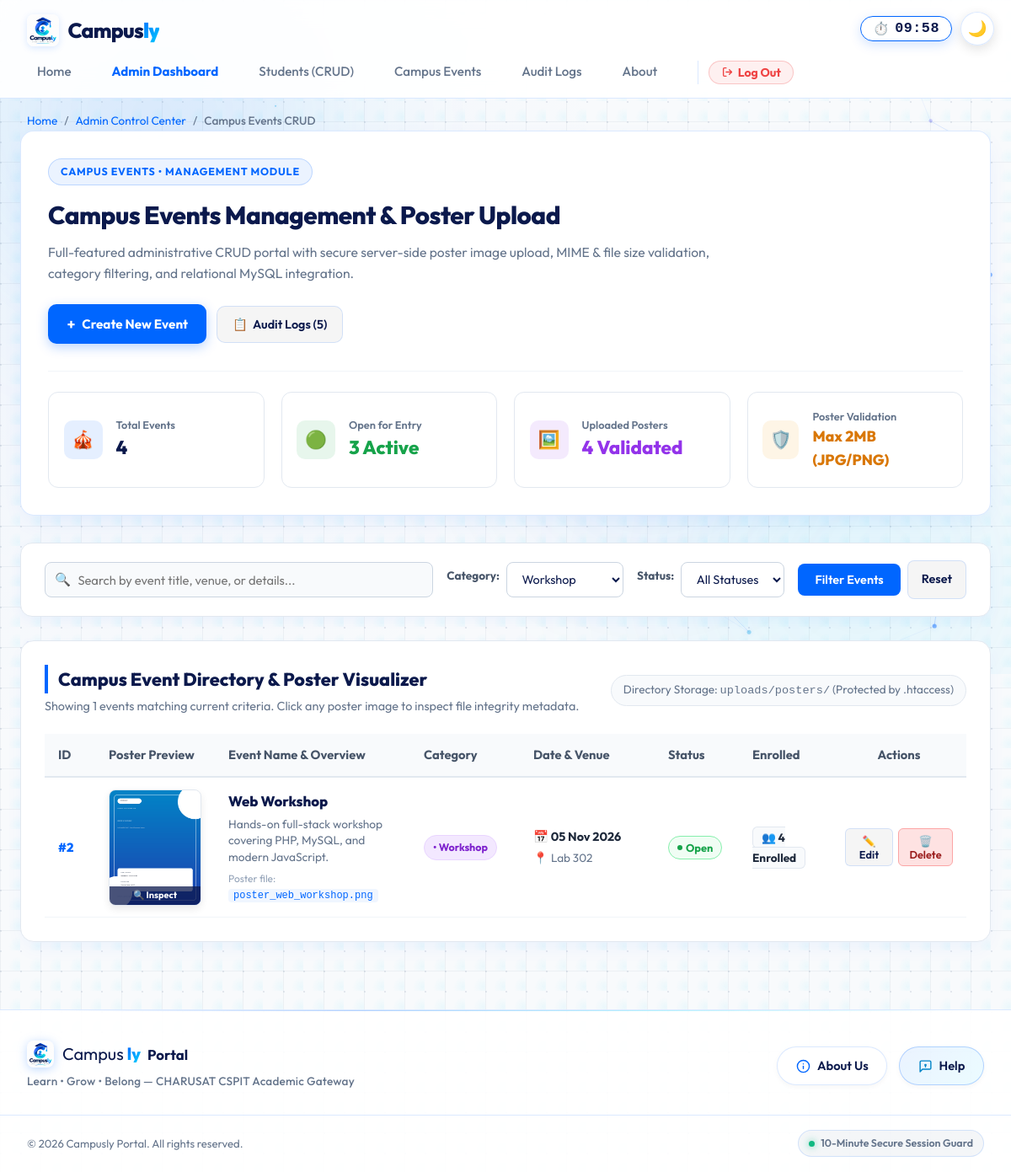
The app's page /events.php?category=Workshop (signed in) with its own data.
### tables this page shows
CREATE TABLE `events` (
  `event_id` int NOT NULL AUTO_INCREMENT,
  `event_name` varchar(100) NOT NULL,
  `venue` varchar(100) NOT NULL,
  `poster` varchar(255) DEFAULT NULL,
  `event_date` date DEFAULT NULL,
  `category` varchar(50) NOT NULL DEFAULT 'Technical',
  `status` enum('Open','Closed') NOT NULL DEFAULT 'Open',
  `description` text,
  `created_at` timestamp NULL DEFAULT CURRENT_TIMESTAMP,
  PRIMARY KEY (`event_id`)
);

### events.php (the view, shortened to what the rows shown need)
<?php
require_once __DIR__ . '/db.php';
$userRole   = $_SESSION['role'] ?? 'student';
$isAdmin    = ($userRole === 'admin');
$filterCategory = trim($_GET['category'] ?? 'ALL');
$sql = "SELECT e.event_id, e.event_name, e.venue, e.poster, e.event_date, e.category, e.status, e.description,
               COUNT(r.reg_id) AS total_registrations
        FROM events e
        LEFT JOIN registrations r ON e.event_id = r.event_id
        WHERE 1=1";
$params = [];
if ($filterCategory !== 'ALL' && !empty($filterCategory)) {
    $sql .= " AND e.category = :category";
    $params[':category'] = $filterCategory;
}
$sql .= " GROUP BY e.event_id, e.event_name, e.venue, e.poster, e.event_date, e.category, e.status, e.description ORDER BY e.event_id DESC";
$stmt = $pdo->prepare($sql);
$stmt->execute($params);
$eventsList = $stmt->fetchAll();
require_once __DIR__ . '/includes/header.php';
?>
  <main id="main-content" style="max-width: 1400px; margin: 0 auto; padding: 0 1.5rem 3rem;">
    <section class="panel" style="padding: 2rem; border-radius: 16px; margin-bottom: 2rem; background: var(--panel-bg); border: 1px solid var(--panel-border); box-shadow: var(--card-shadow);">
      <div style="display: flex; justify-content: space-between; align-items: flex-start; flex-wrap: wrap; gap: 1.5rem;">
        <div>
          <h1 style="margin: 0; font-size: 1.85rem; color: var(--text-main); font-weight: 800;">
            Campus Events Management & Poster Upload
          </h1>
        </div>
      </div>
    </section>
    <section class="panel" style="padding: 1.75rem; border-radius: 16px; background: #ffffff; border: 1px solid #e2e8f0; box-shadow: 0 10px 25px -5px rgba(0, 102, 255, 0.06);">
      <div style="display: flex; justify-content: space-between; align-items: center; margin-bottom: 1.25rem; flex-wrap: wrap; gap: 1rem;">
        <div>
          <h2 style="margin: 0; font-size: 1.35rem; color: #0b194c; font-weight: 800;">
            Campus Event Directory & Poster Visualizer
          </h2>
        </div>
      </div>
      <div style="overflow-x: auto;">
        <table id="events-table" style="width: 100%; border-collapse: collapse; font-size: 0.92rem;">
          <thead>
            <tr style="background: #f8fafc; border-bottom: 2px solid #e2e8f0; text-align: left; color: #475569;">
              <th style="padding: 0.85rem 1rem; width: 60px;">ID</th>
              <th style="padding: 0.85rem 1rem; width: 140px;">Poster Preview</th>
              <th style="padding: 0.85rem 1rem;">Event Name & Overview</th>
              <th style="padding: 0.85rem 1rem; width: 130px;">Category</th>
              <th style="padding: 0.85rem 1rem; width: 160px;">Date & Venue</th>
              <th style="padding: 0.85rem 1rem; width: 100px;">Status</th>
              <th style="padding: 0.85rem 1rem; width: 110px;">Enrolled</th>
              <th style="padding: 0.85rem 1rem; width: 160px; text-align: center;">Actions</th>
            </tr>
          </thead>
          <tbody>
            <?php if (empty($eventsList)): ?>
              <tr>
                <td colspan="8" style="padding: 3rem 1rem; text-align: center; color: #64748b;">
                  <div style="font-size: 2.2rem; margin-bottom: 0.5rem;">🔍</div>
                  <div style="font-size: 1.1rem; font-weight: 700; color: #0b194c;">No events found matching your criteria</div>
                  <div style="margin-top: 0.5rem;">
                    <a href="events.php" class="btn btn-secondary" style="font-size: 0.85rem; padding: 0.4rem 1rem;">Clear Filters</a>
                  </div>
                </td>
              </tr>
            <?php else: ?>
              <?php foreach ($eventsList as $ev):
                $posterSrc = !empty($ev['poster']) && file_exists(__DIR__ . '/' . $ev['poster'])
                    ? htmlspecialchars($ev['poster'])
                    : 'images/campusly-logo.png';
                $evDateFormatted = !empty($ev['event_date']) ? date('d M Y', strtotime($ev['event_date'])) : 'TBA';
              ?>
                <tr class="event-data-row" style="border-bottom: 1px solid #f1f5f9; transition: background 0.15s ease;" onmouseover="this.style.background='#f8fafc'" onmouseout="this.style.background='#ffffff'">
                  <td style="padding: 0.85rem 1rem; font-weight: 800; color: #0066ff;">
                    #<?= (int)$ev['event_id'] ?>
                  </td>
                  <td style="padding: 0.85rem 1rem;">
                    <div style="position: relative; width: 110px; height: 138px; border-radius: 8px; overflow: hidden; border: 1.5px solid #e2e8f0; box-shadow: 0 4px 10px rgba(0,0,0,0.08); background: #f1f5f9; cursor: pointer;"
                         onclick="inspectPoster('<?= addslashes($ev['event_name']) ?>', '<?= $posterSrc ?>', '<?= (int)$ev['event_id'] ?>')"
                         title="Click to inspect poster & metadata">
                      <img src="<?= $posterSrc ?>" alt="Poster for <?= htmlspecialchars($ev['event_name']) ?>" style="width: 100%; height: 100%; object-fit: cover; display: block; transition: transform 0.25s ease;" onmouseover="this.style.transform='scale(1.05)'" onmouseout="this.style.transform='scale(1.0)'">
                      <div style="position: absolute; bottom: 0; left: 0; right: 0; background: rgba(11, 25, 76, 0.75); color: #fff; font-size: 0.68rem; font-weight: 700; text-align: center; padding: 2px 0;">
                        🔍 Inspect
                      </div>
                    </div>
                  </td>
                  <td style="padding: 0.85rem 1rem;">
                    <div style="font-weight: 800; font-size: 1.05rem; color: #0b194c; margin-bottom: 4px;">
                      <?= htmlspecialchars($ev['event_name']) ?>
                    </div>
                    <div style="font-size: 0.86rem; color: #64748b; line-height: 1.4; max-width: 360px;">
                      <?= !empty($ev['description']) ? htmlspecialchars($ev['description']) : 'Official University event hosted under CHARUSAT CSPIT.' ?>
                    </div>
                    <div style="margin-top: 6px; font-size: 0.75rem; color: #94a3b8;">
                      Poster file: <code style="color: #0066ff; background: rgba(0, 102, 255, 0.06); padding: 1px 6px; border-radius: 4px;"><?= basename($posterSrc) ?></code>
                    </div>
                  </td>
                  <td style="padding: 0.85rem 1rem;">
                    <?php
                      $catColors = [
                        'Technical' => ['bg' => '#eff6ff', 'text' => '#1d4ed8', 'border' => '#bfdbfe'],
                        'Hackathon' => ['bg' => '#fef3c7', 'text' => '#b45309', 'border' => '#fde68a'],
                        'Workshop'  => ['bg' => '#f3e8ff', 'text' => '#7e22ce', 'border' => '#e9d5ff'],
                        'Cultural'  => ['bg' => '#fce7f3', 'text' => '#be185d', 'border' => '#fbcfe8'],
                        'Sports'    => ['bg' => '#ecfdf5', 'text' => '#047857', 'border' => '#a7f3d0'],
                      ];
                      $c = $catColors[$ev['category']] ?? ['bg' => '#f1f5f9', 'text' => '#475569', 'border' => '#cbd5e1'];
                    ?>
                    <span style="background: <?= $c['bg'] ?>; color: <?= $c['text'] ?>; border: 1px solid <?= $c['border'] ?>; padding: 4px 10px; border-radius: 9999px; font-size: 0.78rem; font-weight: 700; display: inline-flex; align-items: center; gap: 4px;">
                      &bull; <?= htmlspecialchars($ev['category']) ?>
                    </span>
                  </td>
                  <td style="padding: 0.85rem 1rem;">
                    <div style="font-weight: 700; color: #1e293b; font-size: 0.9rem; margin-bottom: 3px;">
                      📅 <?= $evDateFormatted ?>
                    </div>
                    <div style="color: #64748b; font-size: 0.85rem; display: flex; align-items: center; gap: 4px;">
                      <span>📍</span> <?= htmlspecialchars($ev['venue']) ?>
                    </div>
                  </td>
                  <td style="padding: 0.85rem 1rem;">
                    <?php if ($ev['status'] === 'Open'): ?>
                      <span style="background: #f0fdf4; color: #16a34a; border: 1px solid #86efac; padding: 3px 10px; border-radius: 9999px; font-size: 0.8rem; font-weight: 700; display: inline-flex; align-items: center; gap: 4px;">
                        <span style="width: 6px; height: 6px; border-radius: 50%; background: #16a34a;"></span> Open
                      </span>
                    <?php endif; ?>
                  </td>
                  <td style="padding: 0.85rem 1rem;">
                    <span style="background: #f8fafc; border: 1px solid #e2e8f0; padding: 3px 10px; border-radius: 6px; font-weight: 700; color: #1e293b; font-size: 0.85rem;">
                      👥 <?= (int)$ev['total_registrations'] ?> Enrolled
                    </span>
                  </td>
                  <td style="padding: 0.85rem 1rem; text-align: center;">
                    <?php if ($isAdmin): ?>
                      <div style="display: flex; gap: 6px; justify-content: center; align-items: center;">
                        <button type="button" class="btn btn-secondary" onclick='openEditEventModal(<?= json_encode($ev) ?>)'
                                style="padding: 0.35rem 0.65rem; font-size: 0.8rem; border-radius: 6px; display: inline-flex; align-items: center; gap: 4px;" title="Edit Event & Poster">
                          ✏️ Edit
                        </button>
                        <form action="events.php" method="POST" style="margin: 0; display: inline;" onsubmit="return confirm('Are you sure you want to permanently delete event #<?= (int)$ev['event_id'] ?> (<?= htmlspecialchars(addslashes($ev['event_name'])) ?>)? This will remove the database record and unlink its poster file.');">
                          <button type="submit" class="btn" style="padding: 0.35rem 0.65rem; font-size: 0.8rem; background: #fee2e2; color: #991b1b; border: 1px solid #fca5a5; border-radius: 6px;" title="Delete Event">
                            🗑️ Delete
                          </button>
                        </form>
                      </div>
                    <?php else: ?>
                      <button type="button" class="btn btn-primary" onclick="alert('You are registered for <?= htmlspecialchars(addslashes($ev['event_name'])) ?>!')" style="padding: 0.4rem 0.8rem; font-size: 0.82rem;">
                        Register Now
                      </button>
                    <?php endif; ?>
                  </td>
                </tr>
              <?php endforeach; ?>
            <?php endif; ?>
          </tbody>
        </table>
      </div>
    </section>
  </main>
<?php require_once __DIR__ . '/includes/footer.php'; ?>

### records on screen
events: event_id "2", poster (picture), event_name "Web Workshop", description "Hands-on full-stack workshop covering PHP, MySQL, and modern JavaScript.", poster "poster_web_workshop.png", category "Workshop", event_date "05 Nov 2026", venue "Lab 302", status "Open" (drawn), total_registrations "4"

### other values on screen
count($auditLogs) "5"
$totalEventsCount "4"
$openEventsCount "3"
$postersCount "4"
count($eventsList) "1"
